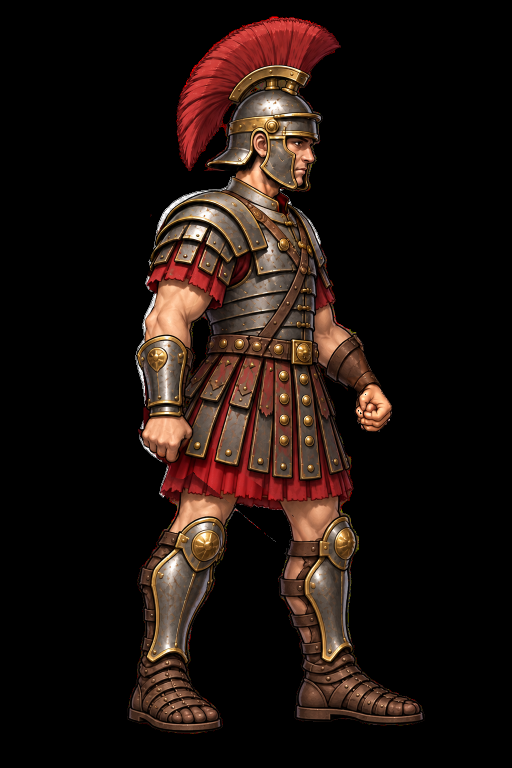
#> input picture work/03_complete_body_base.png, 1024 x 1536 px (shown at 1/2 size)
$ python -i review_part_candidates.py   (imports and definitions only)
#> lines starting #> are read from the running program, lines starting #| are printed output that depends on the picture
### tools/rg_common.py
"""Shared read-only source checks and deterministic RGBA pipeline utilities."""
from pathlib import Path
from datetime import datetime, timezone
import hashlib, json
from PIL import Image, ImageDraw, ImageFont
import numpy as np

ROOT = Path(__file__).resolve().parents[1]
PARTS = ['head','helmet','torso','pelvis','arm_near_upper','arm_near_fore','hand_near','arm_far_upper','arm_far_fore','hand_far','leg_near_thigh','leg_near_shin','foot_near','leg_far_thigh','leg_far_shin','foot_far','shield','sword','cape']
EQUIPMENT = ['shield','sword','cape']
DRAW_ORDER = ['cape','leg_far_thigh','leg_far_shin','foot_far','arm_far_upper','arm_far_fore','hand_far','leg_near_thigh','leg_near_shin','foot_near','pelvis','torso','head','helmet','arm_near_upper','arm_near_fore','hand_near','sword','shield']
def read(path): return json.loads((ROOT/path).read_text(encoding='utf-8-sig'))
def write(path, data):
    p=ROOT/path; p.parent.mkdir(parents=True,exist_ok=True)
    p.write_text(json.dumps(data,ensure_ascii=False,indent=2)+'\n',encoding='utf-8')
def sha(path): return hashlib.sha256((ROOT/path).read_bytes()).hexdigest()
def now(): return datetime.now(timezone.utc).isoformat()
def config(): return read('tools/pipeline_config.json')
# [21 lines left out: functions check_source, rgba, mask, alpha_extract, not called in this run]
def checker(size,cell=24):
    yy,xx=np.indices((size[1],size[0])); v=np.where((xx//cell+yy//cell)%2,220,245).astype(np.uint8)
    return Image.fromarray(np.dstack([v,v,v,np.full_like(v,255)]))
def preview(im): return Image.alpha_composite(checker(im.size),im).convert('RGB')
# [19 lines left out: functions font, sheet, review_ok, not called in this run]

def body_source():
    return config().get('complete_body_source','work/03_complete_body_base.png')

# [24 lines left out: function body_review_ok, not called in this run]

### tools/review_part_candidates.py
"""Exercise real candidate textures without bypassing formal approval or Godot gates."""
from rg_common import *
from recompose_roman_guard import compose, comparison, render_config_digest
from generate_joint_rotation_test import transform, joint_diagnostic
from cleanup_roman_guard_alpha_v2 import components

def combat_tile(im, height=256):
    scale=height/(rgba(body_source()).getchannel('A').getbbox()[3]-rgba(body_source()).getchannel('A').getbbox()[1])
    size=(round(im.width*scale),round(im.height*scale))
    small=im.convert('RGBa').resize(size,Image.Resampling.LANCZOS).convert('RGBA')
    out=Image.new('RGBA',small.size,'white'); out.alpha_composite(small)
    return out.convert('RGB')

# [64 lines left out: functions contact, main, not called in this run]

# [1 line not run here, left out]

>>> import cv2
>>> picture = cv2.imread('../work/03_complete_body_base.png', cv2.IMREAD_GRAYSCALE)
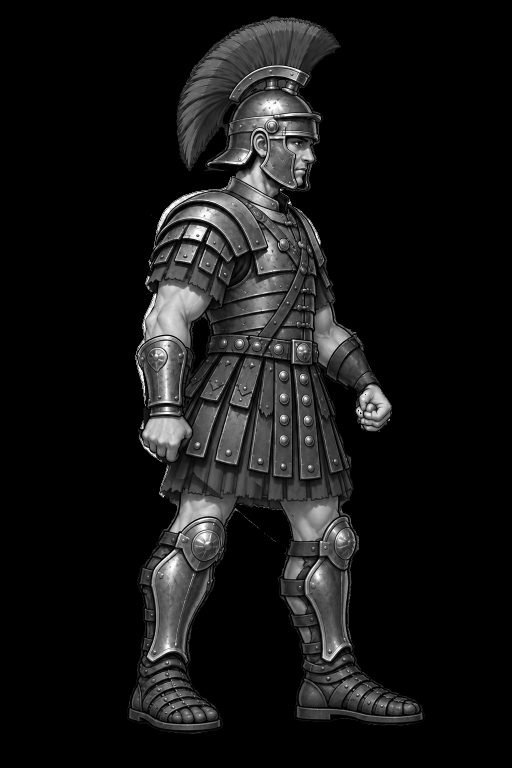
#> picture: shape (1536, 1024) (shown at 1/2 size); min 0, max 255, mean 21.7
>>> result = combat_tile(picture)
#> (the run stopped early here; a loop or call above may not have finished)

$ run again, on work/01_no_shield.png
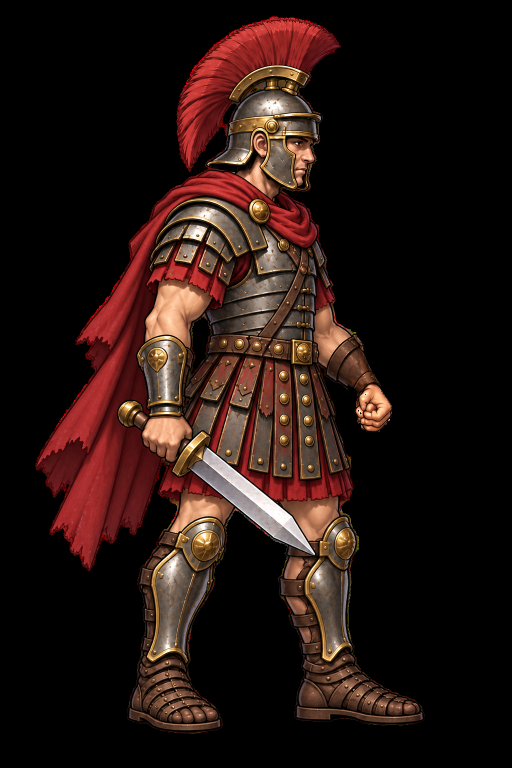
#> input picture work/01_no_shield.png, 1024 x 1536 px (shown at 1/2 size)
#> `picture = cv2.imread('../work/03_complete_body_base.png', cv2.IMREAD_G..`:
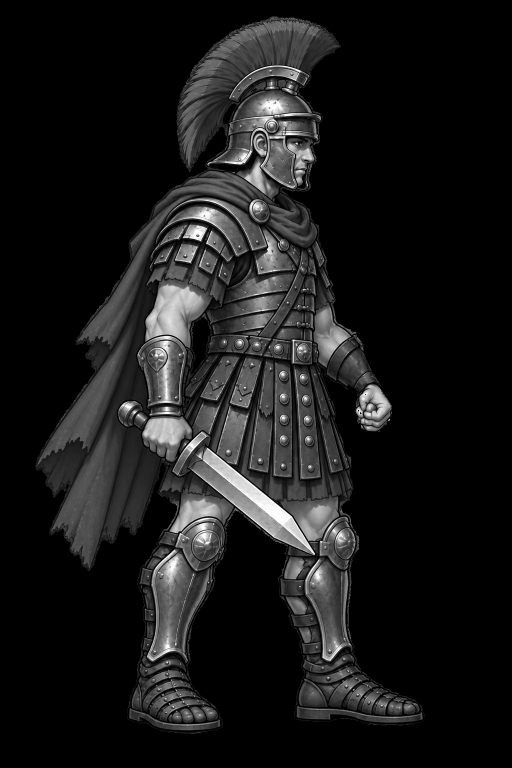
#> picture: shape (1536, 1024) (shown at 1/2 size); min 0, max 255, mean 25.5
